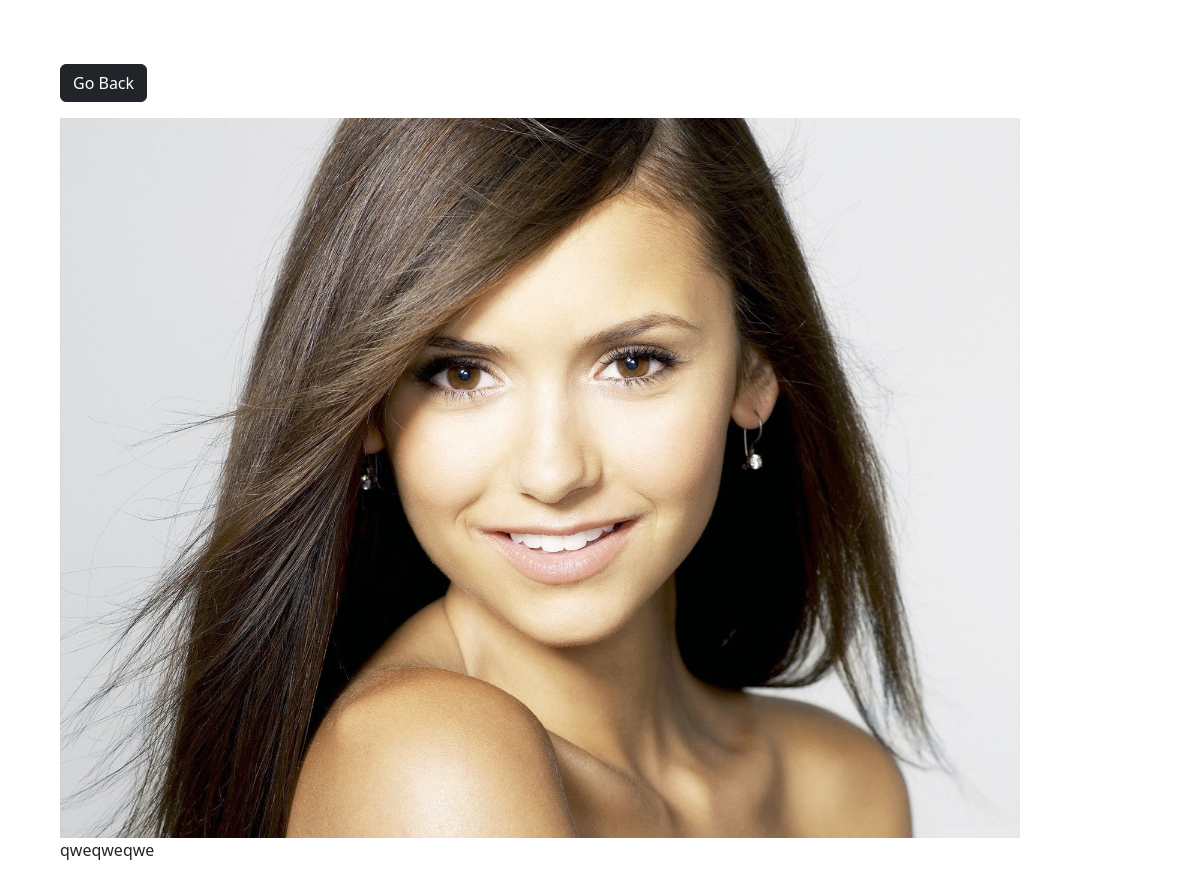
Screenshot of /photo/4 with the database file from the repository.
### photos/models.py (models this page shows, shortened)
class Photo(models.Model):
    category = models.ForeignKey(Category, on_delete=models.SET_NULL, null=True, blank=True)
    image = models.ImageField(null=False, blank=False)
    description = models.TextField()

### photos/views.py (the view)
# urls.py: path('photo/<str:pk>', views.viewPhoto, name='photo'),
def viewPhoto(request, pk):
    photo = Photo.objects.get(id=pk)
    return render(request, 'photos/photo.html', {'photo': photo})

### photos/templates/photos/photo.html (shortened to what this page needs)
<!DOCTYPE html>
<html>
<head>
    <link href="https://cdn.jsdelivr.net/npm/bootstrap@5.3.2/dist/css/bootstrap.min.css" rel="stylesheet"
>
</head>
<body class="m-5">
    <div class="container">
        <div CLASS="row justify-content-center">
            <div class="col">
                <a href="{% url 'gallery' %}" class="btn btn-dark my-3">Go Back</a>
                <div style="height: 90vh;">
                   <img style="max-width: 100%; max-height: 100%" src="{{photo.image.url}}">
                        <p>{{photo.description}}</p>
                </div>
            </div>
        </div>
    </div>
</body>
</html>

### rows the page displays
Photo: image (picture), description "qweqweqwe"
